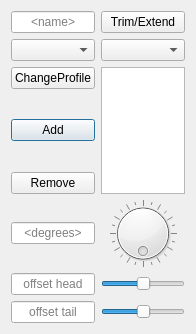
<?xml version="1.0" encoding="UTF-8"?>
<ui version="4.0">
 <class>Dialog</class>
 <widget class="QDialog" name="Dialog">
  <property name="geometry">
   <rect>
    <x>0</x>
    <y>0</y>
    <width>196</width>
    <height>334</height>
   </rect>
  </property>
  <property name="windowTitle">
   <string>FrameBranch Manager</string>
  </property>
  <layout class="QGridLayout" name="gridLayout_2">
   <item row="2" column="0">
    <widget class="QComboBox" name="comboActiveFB"/>
   </item>
   <item row="5" column="0">
    <widget class="QPushButton" name="btnAdd">
     <property name="text">
      <string>Add</string>
     </property>
    </widget>
   </item>
   <item row="3" column="0">
    <widget class="QPushButton" name="btnProfile">
     <property name="text">
      <string>ChangeProfile</string>
     </property>
    </widget>
   </item>
   <item row="7" column="0">
    <widget class="QPushButton" name="btnRemove">
     <property name="text">
      <string>Remove</string>
     </property>
    </widget>
   </item>
   <item row="1" column="1">
    <widget class="QPushButton" name="btnTrim">
     <property name="text">
      <string>Trim/Extend</string>
     </property>
    </widget>
   </item>
   <item row="1" column="0">
    <widget class="QLineEdit" name="editName">
     <property name="minimumSize">
      <size>
       <width>80</width>
       <height>0</height>
      </size>
     </property>
     <property name="alignment">
      <set>Qt::AlignCenter</set>
     </property>
     <property name="placeholderText">
      <string>&lt;name&gt;</string>
     </property>
    </widget>
   </item>
   <item row="3" column="1" rowspan="5">
    <widget class="QListWidget" name="listSizes"/>
   </item>
   <item row="2" column="1">
    <widget class="QComboBox" name="comboRatings"/>
   </item>
   <item row="9" column="1">
    <widget class="QDial" name="dialAngle">
     <property name="maximum">
      <number>359</number>
     </property>
     <property name="orientation">
      <enum>Qt::Horizontal</enum>
     </property>
     <property name="invertedAppearance">
      <bool>false</bool>
     </property>
     <property name="invertedControls">
      <bool>false</bool>
     </property>
     <property name="wrapping">
      <bool>true</bool>
     </property>
     <property name="notchTarget">
      <double>15.000000000000000</double>
     </property>
     <property name="notchesVisible">
      <bool>true</bool>
     </property>
    </widget>
   </item>
   <item row="9" column="0">
    <widget class="QLineEdit" name="editAngle">
     <property name="minimumSize">
      <size>
       <width>80</width>
       <height>0</height>
      </size>
     </property>
     <property name="alignment">
      <set>Qt::AlignCenter</set>
     </property>
     <property name="placeholderText">
      <string>&lt;degrees&gt;</string>
     </property>
    </widget>
   </item>
   <item row="10" column="1">
    <widget class="QSlider" name="sliHead">
     <property name="minimum">
      <number>-99</number>
     </property>
     <property name="orientation">
      <enum>Qt::Horizontal</enum>
     </property>
    </widget>
   </item>
   <item row="10" column="0">
    <widget class="QLineEdit" name="editHead">
     <property name="alignment">
      <set>Qt::AlignCenter</set>
     </property>
     <property name="placeholderText">
      <string>offset head</string>
     </property>
    </widget>
   </item>
   <item row="11" column="1">
    <widget class="QSlider" name="sliTail">
     <property name="minimum">
      <number>-99</number>
     </property>
     <property name="orientation">
      <enum>Qt::Horizontal</enum>
     </property>
    </widget>
   </item>
   <item row="11" column="0">
    <widget class="QLineEdit" name="editTail">
     <property name="alignment">
      <set>Qt::AlignCenter</set>
     </property>
     <property name="placeholderText">
      <string>offset tail</string>
     </property>
    </widget>
   </item>
  </layout>
 </widget>
 <resources/>
 <connections/>
</ui>
